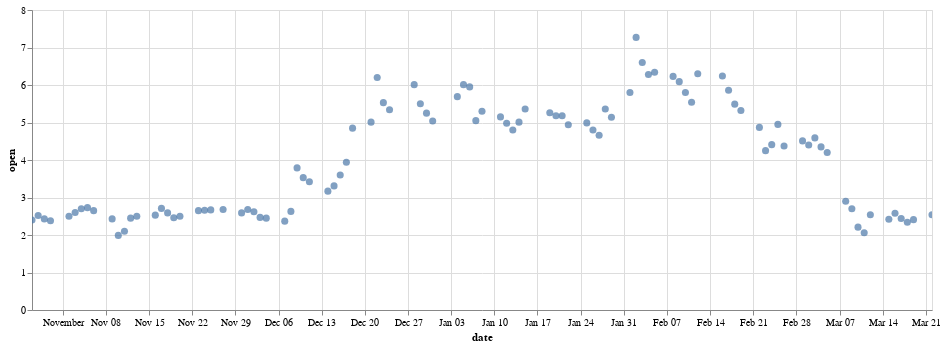

Here is the notebook cell this chart was saved with:
### Code cell
chart

### Figure 1 — Vega-Lite specification as saved in the notebook (floating-point values rounded to 4 significant figures)
{"config": {"view": {"continuousWidth": 400, "continuousHeight": 300}}, "data": {"name": "data-8743f16e340fd8fc9c8445b415f86fcf"}, "mark": {"type": "circle", "size": 50}, "encoding": {"tooltip": [{"type": "nominal", "field": "open"}, {"type": "nominal", "field": "close"}, {"type": "nominal", "field": "high"}, {"type": "nominal", "field": "low"}], "x": {"type": "temporal", "field": "date"}, "y": {"type": "quantitative", "field": "open"}}, "selection": {"selector013": {"type": "interval", "bind": "scales", "encodings": ["x", "y"]}}, "width": 900, "$schema": "https://vega.github.io/schema/vega-lite/v4.8.1.json", "datasets": {"data-8743f16e340fd8fc9c8445b415f86fcf": [{"open": "2.54", "high": "2.55", "low": "2.38", "close": "2.41", "adjusted": "2.41", "volume": "1891303", "dividend": "0.0000", "split": "1.0", "date": "2021-03-22"}, {"open": "2.41", "high": "2.51", "low": "2.33", "close": "2.4635", "adjusted": "2.4635", "volume": "1798535", "dividend": "0.0000", "split": "1.0", "date": "2021-03-19"}, {"open": "2.34", "high": "2.45", "low": "2.3", "close": "2.35", "adjusted": "2.35", "volume": "1945828", "dividend": "0.0000", "split": "1.0", "date": "2021-03-18"}, {"open": "2.44", "high": "2.44", "low": "2.26", "close": "2.33", "adjusted": "2.33", "volume": "2322090", "dividend": "0.0000", "split": "1.0", "date": "2021-03-17"}, {"open": "2.58", "high": "2.64", "low": "2.4", "close": "2.44", "adjusted": "2.44", "volume": "2464131", "dividend": "0.0000", "split": "1.0", "date": "2021-03-16"}, {"open": "2.42", "high": "2.54", "low": "2.3", "close": "2.49", "adjusted": "2.49", "volume": "3339214", "dividend": "0.0000", "split": "1.0", "date": "2021-03-15"}, {"open": "2.54", "high": "2.54", "low": "2.23", "close": "2.2865", "adjusted": "2.2865", "volume": "2972498", "dividend": "0.0000", "split": "1.0", "date": "2021-03-12"}, {"open": "2.06", "high": "2.57", "low": "2.0", "close": "2.46", "adjusted": "2.46", "volume": "11112275", "dividend": "0.0000", "split": "1.0", "date": "2021-03-11"}, {"open": "2.21", "high": "2.25", "low": "2.07", "close": "2.14", "adjusted": "2.14", "volume": "11303198", "dividend": "0.0000", "split": "1.0", "date": "2021-03-10"}, {"open": "2.7", "high": "2.7", "low": "2.17", "close": "2.35", "adjusted": "2.35", "volume": "22115724", "dividend": "0.0000", "split": "1.0", "date": "2021-03-09"}, {"open": "2.9", "high": "3.28", "low": "2.7", "close": "2.91", "adjusted": "2.91", "volume": "21383775", "dividend": "0.0000", "split": "1.0", "date": "2021-03-08"}, {"open": "4.2", "high": "4.75", "low": "4.02", "close": "4.05", "adjusted": "4.05", "volume": "4604187", "dividend": "0.0000", "split": "1.0", "date": "2021-03-05"}, {"open": "4.35", "high": "4.35", "low": "4.02", "close": "4.06", "adjusted": "4.06", "volume": "3319689", "dividend": "0.0000", "split": "1.0", "date": "2021-03-04"}, {"open": "4.59", "high": "4.62", "low": "4.3", "close": "4.32", "adjusted": "4.32", "volume": "2219446", "dividend": "0.0000", "split": "1.0", "date": "2021-03-03"}, {"open": "4.4", "high": "5.05", "low": "4.35", "close": "4.61", "adjusted": "4.61", "volume": "2430091", "dividend": "0.0000", "split": "1.0", "date": "2021-03-02"}, {"open": "4.51", "high": "4.68", "low": "4.25", "close": "4.38", "adjusted": "4.38", "volume": "1490372", "dividend": "0.0000", "split": "1.0", "date": "2021-03-01"}, {"open": "4.375", "high": "4.62", "low": "4.17", "close": "4.28", "adjusted": "4.28", "volume": "4705609", "dividend": "0.0000", "split": "1.0", "date": "2021-02-26"}, {"open": "4.95", "high": "5.15", "low": "4.15", "close": "4.72", "adjusted": "4.72", "volume": "3458231", "dividend": "0.0000", "split": "1.0", "date": "2021-02-25"}, {"open": "4.41", "high": "4.75", "low": "4.2", "close": "4.72", "adjusted": "4.72", "volume": "3458231", "dividend": "0.0000", "split": "1.0", "date": "2021-02-24"}, {"open": "4.25", "high": "4.26", "low": "3.96", "close": "4.05", "adjusted": "4.05", "volume": "7108333", "dividend": "0.0000", "split": "1.0", "date": "2021-02-23"}, {"open": "4.87", "high": "4.99", "low": "3.85", "close": "4.32", "adjusted": "4.32", "volume": "9126857", "dividend": "0.0000", "split": "1.0", "date": "2021-02-22"}, {"open": "5.32", "high": "5.41", "low": "5.18", "close": "5.3", "adjusted": "5.3", "volume": "2368471", "dividend": "0.0000", "split": "1.0", "date": "2021-02-19"}, {"open": "5.49", "high": "5.5", "low": "5.3", "close": "5.37", "adjusted": "5.37", "volume": "2543354", "dividend": "0.0000", "split": "1.0", "date": "2021-02-18"}, {"open": "5.86", "high": "5.87", "low": "5.49", "close": "5.54", "adjusted": "5.54", "volume": "3530520", "dividend": "0.0000", "split": "1.0", "date": "2021-02-17"}, {"open": "6.24", "high": "6.25", "low": "5.75", "close": "5.85", "adjusted": "5.85", "volume": "3020751", "dividend": "0.0000", "split": "1.0", "date": "2021-02-16"}, {"open": "6.3", "high": "6.35", "low": "5.85", "close": "6.23", "adjusted": "6.23", "volume": "2930788", "dividend": "0.0000", "split": "1.0", "date": "2021-02-12"}, {"open": "5.54", "high": "6.22", "low": "5.24", "close": "6.18", "adjusted": "6.18", "volume": "4726782", "dividend": "0.0000", "split": "1.0", "date": "2021-02-11"}, {"open": "5.8", "high": "5.94", "low": "5.49", "close": "5.54", "adjusted": "5.54", "volume": "5036291", "dividend": "0.0000", "split": "1.0", "date": "2021-02-10"}, {"open": "6.09", "high": "6.12", "low": "5.75", "close": "6.01", "adjusted": "6.01", "volume": "3469172", "dividend": "0.0000", "split": "1.0", "date": "2021-02-09"}, {"open": "6.23", "high": "6.24", "low": "5.87", "close": "6.09", "adjusted": "6.09", "volume": "3588586", "dividend": "0.0000", "split": "1.0", "date": "2021-02-08"}, {"open": "6.34", "high": "6.39", "low": "6.15", "close": "6.24", "adjusted": "6.24", "volume": "2591187", "dividend": "0.0000", "split": "1.0", "date": "2021-02-05"}, {"open": "6.28", "high": "6.45", "low": "5.92", "close": "6.315", "adjusted": "6.315", "volume": "3647034", "dividend": "0.0000", "split": "1.0", "date": "2021-02-04"}, {"open": "6.6", "high": "6.6", "low": "6.0", "close": "6.22", "adjusted": "6.22", "volume": "5251706", "dividend": "0.0000", "split": "1.0", "date": "2021-02-03"}, {"open": "7.27", "high": "7.4", "low": "6.48", "close": "6.65", "adjusted": "6.65", "volume": "8605044", "dividend": "0.0000", "split": "1.0", "date": "2021-02-02"}, {"open": "5.8", "high": "7.15", "low": "5.75", "close": "7.15", "adjusted": "7.15", "volume": "16133602", "dividend": "0.0000", "split": "1.0", "date": "2021-02-01"}, {"open": "5.14", "high": "5.63", "low": "5.1", "close": "5.55", "adjusted": "5.55", "volume": "4024525", "dividend": "0.0000", "split": "1.0", "date": "2021-01-29"}, {"open": "5.36", "high": "5.4", "low": "5.01", "close": "5.1", "adjusted": "5.1", "volume": "3350168", "dividend": "0.0000", "split": "1.0", "date": "2021-01-28"}, {"open": "4.66", "high": "5.5", "low": "4.4", "close": "5.38", "adjusted": "5.38", "volume": "9714589", "dividend": "0.0000", "split": "1.0", "date": "2021-01-27"}, {"open": "4.8", "high": "4.8", "low": "4.56", "close": "4.66", "adjusted": "4.66", "volume": "4022538", "dividend": "0.0000", "split": "1.0", "date": "2021-01-26"}, {"open": "4.99", "high": "5.0", "low": "4.75", "close": "4.81", "adjusted": "4.81", "volume": "2463056", "dividend": "0.0000", "split": "1.0", "date": "2021-01-25"}, {"open": "4.94", "high": "5.05", "low": "4.76", "close": "5.005", "adjusted": "5.005", "volume": "2673989", "dividend": "0.0000", "split": "1.0", "date": "2021-01-22"}, {"open": "5.18", "high": "5.18", "low": "4.9", "close": "5.0", "adjusted": "5.0", "volume": "1803514", "dividend": "0.0000", "split": "1.0", "date": "2021-01-21"}, {"open": "5.18", "high": "5.22", "low": "4.9", "close": "5.08", "adjusted": "5.08", "volume": "1822021", "dividend": "0.0000", "split": "1.0", "date": "2021-01-20"}, {"open": "5.26", "high": "5.33", "low": "5.14", "close": "5.2", "adjusted": "5.2", "volume": "1468339", "dividend": "0.0000", "split": "1.0", "date": "2021-01-19"}, {"open": "5.36", "high": "5.4", "low": "5.05", "close": "5.2", "adjusted": "5.2", "volume": "2299147", "dividend": "0.0000", "split": "1.0", "date": "2021-01-15"}, {"open": "5.01", "high": "5.36", "low": "4.96", "close": "5.29", "adjusted": "5.29", "volume": "2440101", "dividend": "0.0000", "split": "1.0", "date": "2021-01-14"}, {"open": "4.8", "high": "4.99", "low": "4.63", "close": "4.925", "adjusted": "4.925", "volume": "2605080", "dividend": "0.0000", "split": "1.0", "date": "2021-01-13"}, {"open": "4.98", "high": "4.98", "low": "4.25", "close": "4.73", "adjusted": "4.73", "volume": "6995275", "dividend": "0.0000", "split": "1.0", "date": "2021-01-12"}, {"open": "5.15", "high": "5.24", "low": "4.88", "close": "4.93", "adjusted": "4.93", "volume": "4545449", "dividend": "0.0000", "split": "1.0", "date": "2021-01-11"}, {"open": "5.3", "high": "5.3", "low": "5.06", "close": "5.07", "adjusted": "5.07", "volume": "4402351", "dividend": "0.0000", "split": "1.0", "date": "2021-01-08"}, {"open": "5.05", "high": "5.5399", "low": "4.9", "close": "5.17", "adjusted": "5.17", "volume": "6537375", "dividend": "0.0000", "split": "1.0", "date": "2021-01-07"}, {"open": "5.95", "high": "5.95", "low": "5.6", "close": "5.61", "adjusted": "5.61", "volume": "2533643", "dividend": "0.0000", "split": "1.0", "date": "2021-01-06"}, {"open": "6.01", "high": "6.01", "low": "5.71", "close": "5.82", "adjusted": "5.82", "volume": "3626943", "dividend": "0.0000", "split": "1.0", "date": "2021-01-05"}, {"open": "5.69", "high": "5.98", "low": "5.31", "close": "5.97", "adjusted": "5.97", "volume": "3369124", "dividend": "0.0000", "split": "1.0", "date": "2021-01-04"}, {"open": "5.04", "high": "5.52", "low": "5.01", "close": "5.39", "adjusted": "5.39", "volume": "4233642", "dividend": "0.0000", "split": "1.0", "date": "2020-12-31"}, {"open": "5.25", "high": "5.35", "low": "4.95", "close": "4.955", "adjusted": "4.955", "volume": "3906884", "dividend": "0.0000", "split": "1.0", "date": "2020-12-30"}, {"open": "5.5", "high": "5.5", "low": "4.945", "close": "5.15", "adjusted": "5.15", "volume": "5038389", "dividend": "0.0000", "split": "1.0", "date": "2020-12-29"}, {"open": "6.01", "high": "6.15", "low": "5.4", "close": "5.68", "adjusted": "5.68", "volume": "7508006", "dividend": "0.0000", "split": "1.0", "date": "2020-12-28"}, {"open": "5.34", "high": "5.49", "low": "4.91", "close": "5.27", "adjusted": "5.27", "volume": "2812629", "dividend": "0.0000", "split": "1.0", "date": "2020-12-24"}, {"open": "5.53", "high": "5.75", "low": "4.53", "close": "5.1", "adjusted": "5.1", "volume": "13318597", "dividend": "0.0000", "split": "1.0", "date": "2020-12-23"}, {"open": "6.2", "high": "7.0", "low": "5.0", "close": "5.265", "adjusted": "5.265", "volume": "23186287", "dividend": "0.0000", "split": "1.0", "date": "2020-12-22"}, {"open": "5.01", "high": "6.0", "low": "5.01", "close": "6.0", "adjusted": "6.0", "volume": "12822458", "dividend": "0.0000", "split": "1.0", "date": "2020-12-21"}, {"open": "4.85", "high": "5.08", "low": "4.8", "close": "4.995", "adjusted": "4.995", "volume": "10085017", "dividend": "0.0000", "split": "1.0", "date": "2020-12-18"}, {"open": "3.94", "high": "4.68", "low": "3.93", "close": "4.6765", "adjusted": "4.6765", "volume": "7402130", "dividend": "0.0000", "split": "1.0", "date": "2020-12-17"}, {"open": "3.6", "high": "4.05", "low": "3.58", "close": "3.93", "adjusted": "3.93", "volume": "9103977", "dividend": "0.0000", "split": "1.0", "date": "2020-12-16"}, {"open": "3.31", "high": "3.46", "low": "3.3", "close": "3.46", "adjusted": "3.46", "volume": "1998051", "dividend": "0.0000", "split": "1.0", "date": "2020-12-15"}, {"open": "3.17", "high": "3.35", "low": "3.02", "close": "3.29", "adjusted": "3.29", "volume": "2545879", "dividend": "0.0000", "split": "1.0", "date": "2020-12-14"}, {"open": "3.42", "high": "3.43", "low": "2.88", "close": "3.14", "adjusted": "3.14", "volume": "5323084", "dividend": "0.0000", "split": "1.0", "date": "2020-12-11"}, {"open": "3.53", "high": "3.55", "low": "3.25", "close": "3.35", "adjusted": "3.35", "volume": "3404095", "dividend": "0.0000", "split": "1.0", "date": "2020-12-10"}, {"open": "3.79", "high": "3.79", "low": "3.16", "close": "3.45", "adjusted": "3.45", "volume": "6870047", "dividend": "0.0000", "split": "1.0", "date": "2020-12-09"}, {"open": "2.63", "high": "3.33", "low": "2.6", "close": "3.27", "adjusted": "3.27", "volume": "11710822", "dividend": "0.0000", "split": "1.0", "date": "2020-12-08"}, {"open": "2.37", "high": "2.48", "low": "2.32", "close": "2.48", "adjusted": "2.48", "volume": "1803066", "dividend": "0.0000", "split": "1.0", "date": "2020-12-07"}, {"open": "2.45", "high": "2.53", "low": "2.3", "close": "2.33", "adjusted": "2.33", "volume": "2224271", "dividend": "0.0000", "split": "1.0", "date": "2020-12-04"}, {"open": "2.47", "high": "2.5", "low": "2.25", "close": "2.45", "adjusted": "2.45", "volume": "3129194", "dividend": "0.0000", "split": "1.0", "date": "2020-12-03"}, {"open": "2.62", "high": "2.63", "low": "2.46", "close": "2.475", "adjusted": "2.475", "volume": "1871174", "dividend": "0.0000", "split": "1.0", "date": "2020-12-02"}, {"open": "2.68", "high": "2.68", "low": "2.59", "close": "2.6", "adjusted": "2.6", "volume": "1919302", "dividend": "0.0000", "split": "1.0", "date": "2020-12-01"}, {"open": "2.59", "high": "2.68", "low": "2.57", "close": "2.67", "adjusted": "2.67", "volume": "1872479", "dividend": "0.0000", "split": "1.0", "date": "2020-11-30"}, {"open": "2.68", "high": "2.69", "low": "2.62", "close": "2.66", "adjusted": "2.66", "volume": "1120544", "dividend": "0.0000", "split": "1.0", "date": "2020-11-27"}, {"open": "2.67", "high": "2.69", "low": "2.63", "close": "2.67", "adjusted": "2.67", "volume": "1274182", "dividend": "0.0000", "split": "1.0", "date": "2020-11-25"}, {"open": "2.66", "high": "2.69", "low": "2.61", "close": "2.67", "adjusted": "2.67", "volume": "1722122", "dividend": "0.0000", "split": "1.0", "date": "2020-11-24"}, {"open": "2.6499", "high": "2.66", "low": "2.54", "close": "2.6035", "adjusted": "2.6035", "volume": "2192468", "dividend": "0.0000", "split": "1.0", "date": "2020-11-23"}, {"open": "2.5", "high": "2.56", "low": "2.45", "close": "2.55", "adjusted": "2.55", "volume": "1734950", "dividend": "0.0000", "split": "1.0", "date": "2020-11-20"}, {"open": "2.46", "high": "2.52", "low": "2.31", "close": "2.52", "adjusted": "2.52", "volume": "1865517", "dividend": "0.0000", "split": "1.0", "date": "2020-11-19"}, {"open": "2.59", "high": "2.6", "low": "2.4", "close": "2.46", "adjusted": "2.46", "volume": "2027535", "dividend": "0.0000", "split": "1.0", "date": "2020-11-18"}, {"open": "2.71", "high": "2.72", "low": "2.46", "close": "2.53", "adjusted": "2.53", "volume": "2099533", "dividend": "0.0000", "split": "1.0", "date": "2020-11-17"}, {"open": "2.53", "high": "2.66", "low": "2.52", "close": "2.64", "adjusted": "2.64", "volume": "2786080", "dividend": "0.0000", "split": "1.0", "date": "2020-11-16"}, {"open": "2.5", "high": "2.53", "low": "2.4", "close": "2.48", "adjusted": "2.48", "volume": "1684344", "dividend": "0.0000", "split": "1.0", "date": "2020-11-13"}, {"open": "2.45", "high": "2.59", "low": "2.42", "close": "2.46", "adjusted": "2.46", "volume": "3408824", "dividend": "0.0000", "split": "1.0", "date": "2020-11-12"}, {"open": "2.1", "high": "2.57", "low": "2.1", "close": "2.36", "adjusted": "2.36", "volume": "4676773", "dividend": "0.0000", "split": "1.0", "date": "2020-11-11"}, {"open": "1.99", "high": "2.12", "low": "1.63", "close": "2.02", "adjusted": "2.02", "volume": "11157286", "dividend": "0.0000", "split": "1.0", "date": "2020-11-10"}, {"open": "2.43", "high": "2.43", "low": "2.03", "close": "2.09", "adjusted": "2.09", "volume": "6364672", "dividend": "0.0000", "split": "1.0", "date": "2020-11-09"}, {"open": "2.65", "high": "2.66", "low": "2.43", "close": "2.54", "adjusted": "2.54", "volume": "2379140", "dividend": "0.0000", "split": "1.0", "date": "2020-11-06"}, {"open": "2.73", "high": "2.75", "low": "2.6", "close": "2.65", "adjusted": "2.65", "volume": "1875607", "dividend": "0.0000", "split": "1.0", "date": "2020-11-05"}, {"open": "2.7", "high": "2.81", "low": "2.67", "close": "2.7", "adjusted": "2.7", "volume": "1711661", "dividend": "0.0000", "split": "1.0", "date": "2020-11-04"}, {"open": "2.6", "high": "2.79", "low": "2.59", "close": "2.67", "adjusted": "2.67", "volume": "2233996", "dividend": "0.0000", "split": "1.0", "date": "2020-11-03"}, {"open": "2.5", "high": "2.66", "low": "2.49", "close": "2.6", "adjusted": "2.6", "volume": "2626424", "dividend": "0.0000", "split": "1.0", "date": "2020-11-02"}, {"open": "2.38", "high": "2.51", "low": "2.33", "close": "2.485", "adjusted": "2.485", "volume": "1896428", "dividend": "0.0000", "split": "1.0", "date": "2020-10-30"}, {"open": "2.43", "high": "2.45", "low": "2.26", "close": "2.39", "adjusted": "2.39", "volume": "2100247", "dividend": "0.0000", "split": "1.0", "date": "2020-10-29"}, {"open": "2.52", "high": "2.52", "low": "2.35", "close": "2.42", "adjusted": "2.42", "volume": "1791464", "dividend": "0.0000", "split": "1.0", "date": "2020-10-28"}, {"open": "2.4", "high": "2.72", "low": "2.395", "close": "2.49", "adjusted": "2.49", "volume": "4542498", "dividend": "0.0000", "split": "1.0", "date": "2020-10-27"}]}}
